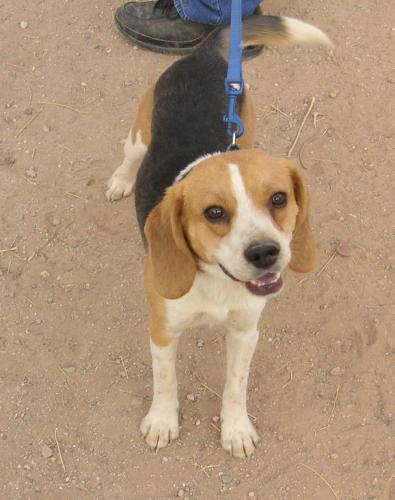
#> input picture sentdex tutorial/tensorflow/PetImages/Dog/10037.jpg, 395 x 500 px
$ python loading_data_tensorflow.py
#> lines starting #> are read from the running program, lines starting #| are printed output that depends on the picture
import numpy as np
import matplotlib.pyplot as plt
import os
import cv2
import random
import pickle #to save your shuffle dataset

source = 'PetImages'
categories = ['Dog', 'Cat']

for category in categories: #show grayscale image
    path = os.path.join(source, category) #path to cats or dogs directory
    for img in os.listdir(path):
        img_array = cv2.imread(os.path.join(path, img), cv2.IMREAD_GRAYSCALE)
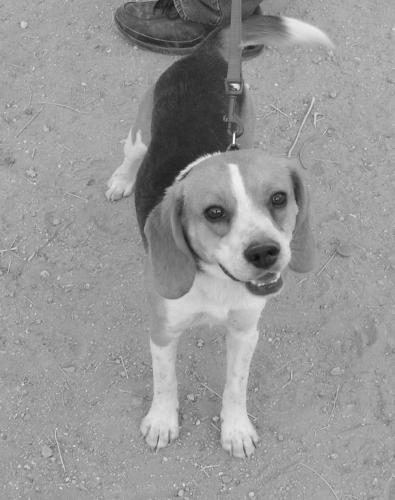
#> img_array: shape (500, 395); min 13, max 252, mean 151
       #plt.imshow(img_array, cmap='gray')
       #plt.show()
        break
    break

print(img_array.shape)
#| (500, 395)

img_size = 50

new_array = cv2.resize(img_array, (img_size, img_size))
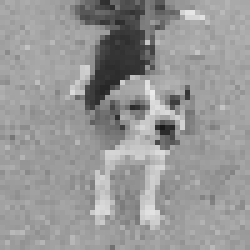
#> new_array: shape (50, 50) (shown 5 times larger); min 24, max 235, mean 151
print(new_array.shape)
#| (50, 50)

#plt.imshow(new_array, cmap='gray')
#plt.show()

training_data = []

def create_training_data():
    for category in categories: #show grayscale image
        path = os.path.join(source, category) #path to cats or dogs directory
        class_num = categories.index(category)
        for img in os.listdir(path):
            try:
                img_array = cv2.imread(os.path.join(path, img), cv2.IMREAD_GRAYSCALE)
                new_array = cv2.resize(img_array, (img_size, img_size))
                training_data.append([new_array, class_num])
            except Exception as e:
                pass
#> pass 2 of the loop in create_training_data, `for category in categories:`:
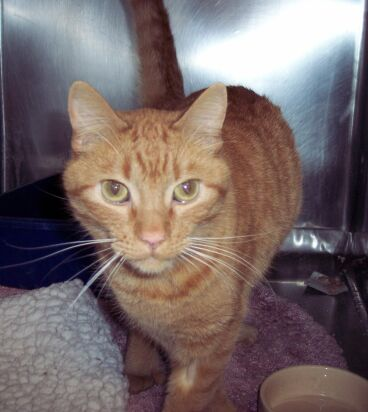
#> input picture sentdex tutorial/tensorflow/PetImages/Cat/10097.jpg, 368 x 412 px
#> in create_training_data, `img_array = cv2.imread(os.path.join(path, img), cv2.IMREAD_GRAYSCALE)`:
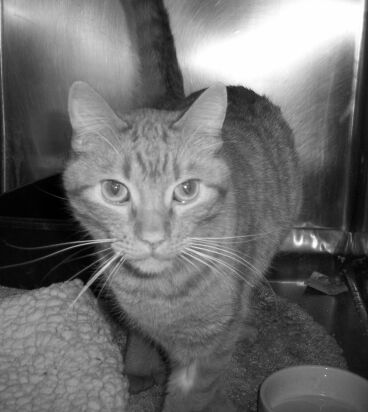
#> img_array: shape (412, 368); min 0, max 255, mean 109.5
#> in create_training_data, `new_array = cv2.resize(img_array, (img_size, img_size))`:
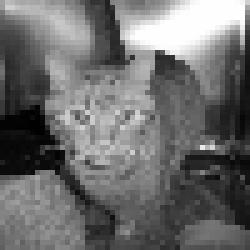
#> new_array: shape (50, 50) (shown 5 times larger); min 1, max 255, mean 109.4

create_training_data()

print(len(training_data)) #print length training_data
#| 2

random.shuffle(training_data) #shuffling training_data

for sample in training_data[:10]:
    print(sample[1])
#> this loop made 2 passes
#| 0
#| 1

X = []
y = []

for features, label in training_data:
    X.append(features)
    y.append(label)
#> this loop made 2 passes
#> label on passes 1 to 2: 0, 1
#> after the loop, X = 2 items; y = [0, 1]

X = np.array(X).reshape(-1, img_size, img_size, 1) #-1 just to pass whatever value in it, and 1 because of grayscale

pickle_out = open("X.pickle", "wb")
pickle.dump(X, pickle_out)
pickle_out.close()

pickle_out = open("y.pickle", "wb")
pickle.dump(y, pickle_out)
pickle_out.close()

pickle_in = open("X.pickle", "rb")
X = pickle.load(pickle_in)

print(X[1])
